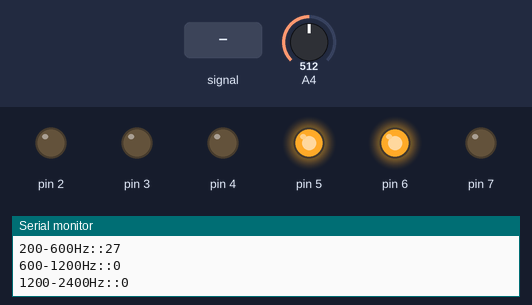
Bench run of a sketch on a simulated Arduino Uno, built with avr-gcc and run on an emulated ATmega328P. Shown: output pins drawn as LEDs (lit = HIGH), the last lines printed to the serial monitor. The inputs (shaded band) are chosen by the test bench; at power-on: A4 = 512.

Above: at 1.2 s.
1.3 s: A4 fed a 200 Hz sine of ±460 counts around its level
At 4.0 s:
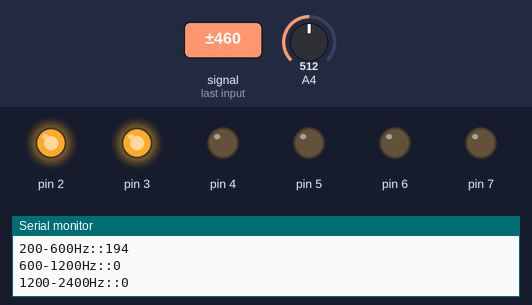
4.3 s: A4 set to 716
At 6.6 s:
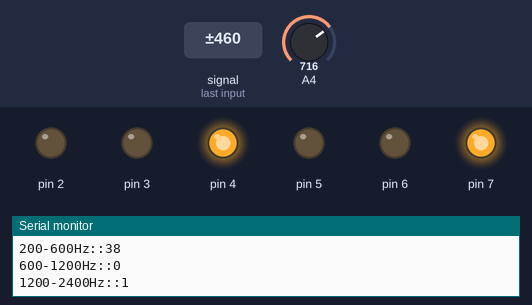
6.9 s: A4 fed a 50 Hz sine of ±306 counts around its level
At 8.3 s:
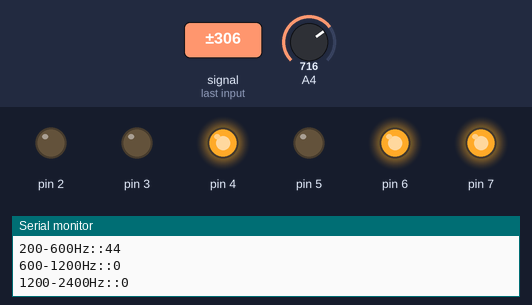
9.0 s: A4 set to 900
At 10.0 s:
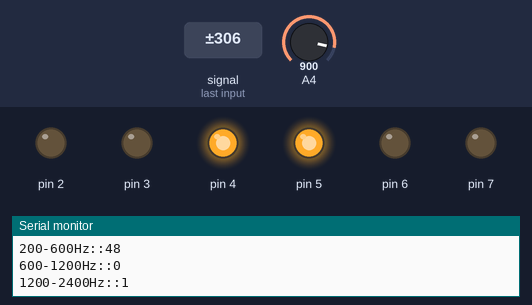
10.7 s: A4 fed a 200 Hz sine of ±81 counts around its level
At 11.7 s:
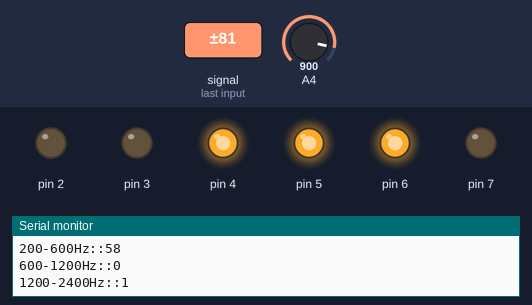
12.8 s: A4 set to 306
At 14.5 s:
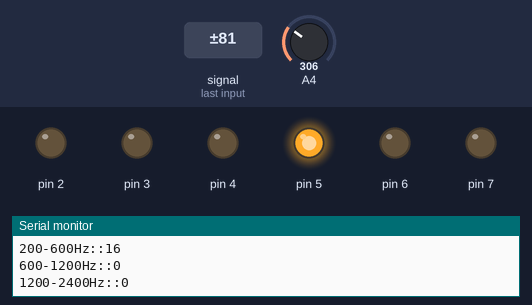
Timing chart, 0 to 15.9 s (numbered marks = the images above; inputs shaded):
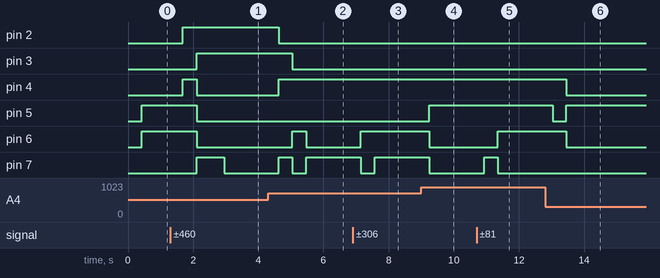

The sketch:

digital_filters.ino
```cpp
/*
  This is Program to implement three dgital filters:
  (1) 200Hz-600Hz
  (2) 600Hz-1200Hz
  (3) 1200Hz-2400Hz
  The output can be verified using a function generator and reading relative magnitudes of output on Serial Monitor
  and on Oscilloscope if you have DACs
*/
#define M 50
#define N 65
#include<avr/io.h>
#include<avr/delay.h>
#include <util/delay.h>
uint16_t x[N];                    //Samples

// Filter coefficiants to implement Three Digital Filters
int32_t b1[N]={1,0,-3,-5,-7,-8,-5,0,8,17,25,28,23,6,-25,-72,-134,-205,-280,-349,-401,-425,-413,-360,-262,-124,44,231,418,589,725,813,844,813,725,589,418,231,44,-124,-262,-360,-413,-425,-401,-349,-280,-205,-134,-72,-25,6,23,28,25,17,8,0,-5,-8,-7,-5,-3,0,1};
int32_t b2[N]={-3,-2,3,12,22,27,20,0,-30,-58,-69,-55,-21,14,29,11,-25,-45,-9,101,256,382,388,214,-128,-538,-855,-923,-668,-139,493,1001,1196,1001,493,-139,-668,-923,-855,-538,-128,214,388,382,256,101,-9,-45,-25,11,29,14,-21,-55,-69,-58,-30,0,20,27,22,12,3,-2,-3};
int32_t b3[N]={0,11,15,-4,-23,-14,6,0,-9,30,72,18,-89,-92,5,22,-39,45,240,174,-200,-368,-92,107,-80,-25,662,929,-288,-1827,-1380,998,2406,998,-1380,-1827,-288,929,662,-25,-80,107,-92,-368,-200,174,240,45,-39,22,5,-92,-89,18,72,30,-9,0,6,-14,-23,-4,15,11,0};

uint16_t a;
uint16_t i;

void InitADC()                    // Function to initialise ADC Channel
{
ADMUX=(1<<REFS0);
ADMUX&=~((1<<REFS1)|(1<<ADLAR)|(1<<MUX3)|(1<<MUX2)|(1<<MUX1)|(1<<MUX0));
ADCSRA=(1<<ADEN)|(1<<ADPS2)|(1<<ADPS1)|(1<<ADPS0);
}

uint16_t ReadADC(uint8_t ch)      // Function to read value of ADC
{
   ch=ch&0b00000111;
   ADMUX|=ch;
   ADCSRA|=(1<<ADSC);
   while(!(ADCSRA & (1<<ADIF)));
   //_delay_ms(1000);
   ADCSRA|=(1<<ADIF);
   return(ADC);
}
void setup()          //Setup Function to intialise ADC and Serial Communication
{
DDRC=0x00;            //PORTC as INPUT
DDRD=0xFF;            //PORTD is OUTPUT
DDRD=0xFF;
for(i=0;i<N;i++)
  {
    InitADC();
    a=ReadADC(4);
    x[i]=a;
  }
  Serial.begin(9600);
}

int32_t num1=0,num2=0,num3=0,y1[M],y2[M],y3[M],sum1=0,sum2=0,sum3=0,ans1=0,ans2=0,ans3=0;    // Various variables to determine Y-OUTPUT

void loop()            //Loop Function
{
  for(int i=0;i<M;i++)
  {
    num1=0;                //cumulative summation of filter1
    num2=0;                //cumulative summation of filter2
    num3=0;                //cumulative summation of filter3
    for(int j=0;j<N;j++)    // taking Samples
    {
      InitADC();
      x[j]=ReadADC(4);
    }
    for(int k=0;k<N;k++)   //Convolution
    {
      num1+=b1[k]*x[N-1-k];        //Filter1
      num2+=b2[k]*x[N-1-k];        //Filter2
      num3+=b3[k]*x[N-1-k];        //Filter3
    }

    y1[i]=num1/10000;              //Normalisation
    y2[i]=num2/10000;
    y3[i]=num3/10000;
  }

  //Now take RMS values
  for(int i=0;i<M;i++)
  {
    sum1+=y1[i]*y1[i];
    sum2+=y2[i]*y2[i];
    sum3+=y3[i]*y3[i];
  }
  sum1/=M;
  sum2/=M;
  sum3/=M;
  ans1=sqrt(sum1);
  ans2=sqrt(sum2);
  ans3=sqrt(sum3);

  // Printing them on Serial Monitor
  Serial.print("200-600Hz::");
  Serial.println(ans1);
  Serial.print("600-1200Hz::");
  Serial.println(ans2);
  Serial.print("1200-2400Hz::");
  Serial.println(ans3);

  //Checking the OUTPUT on Oscilloscope
  dacx(ans1);
  dacy(ans2);
}

void dacx(unsigned char a)            // Function to write values on one of the DACs DACx
{
  byte k=0;
   for(unsigned char i=0;i<2;i++)
    {
      k=a&(1<<i);
      if(k)
      PORTB|=(1<<i);
      else
      PORTB&=~(1<<i);
    }
   for(unsigned char i=0;i<6;i++)
    {
      k=a&(1<<(i+2));
      if(k)
      PORTD|=(1<<(7-i));
      else
      PORTD&=~(1<<(7-i));
    }
}

void dacy(unsigned char a)              // Function to write values on one of the DACs DACy
{
  byte k=0;
  for(unsigned char i=0;i<4;i++)
    {
      k=a&(1<<i);
      if(k)
      PORTC|=(1<<(3-i));
      else
      PORTC&=~(1<<(3-i));
    }
  for(unsigned char i=0;i<4;i++)
    {
      k=a&(1<<(i+4));
      if(k)
      PORTB|=(1<<(5-i));
      else
      PORTB&=~(1<<(5-i));
    }
}
```

Measured:
- after the input at 1.3 s, pin 2: LOW → HIGH after 0.39 s; pin 3: LOW → HIGH after 0.81 s; pin 4: LOW → HIGH after 0.39 s, → LOW 0.42 s later; pin 5, pin 6: HIGH → LOW after 0.81 s; pin 7: LOW → HIGH after 0.81 s, → LOW 0.84 s later
- after the input at 4.3 s, pin 2: HIGH → LOW after 0.33 s; pin 3: HIGH → LOW after 0.75 s; pin 4: LOW → HIGH after 0.33 s; pin 6: LOW → HIGH after 0.75 s, → LOW 0.42 s later; pin 7: LOW → HIGH after 0.33 s, → LOW 0.42 s later, → HIGH 0.42 s later
- after the input at 6.9 s, pin 6: LOW → HIGH after 0.25 s; pin 7: HIGH → LOW after 0.25 s, → HIGH 0.42 s later
- after the input at 9.0 s, pin 5: LOW → HIGH after 0.25 s; pin 6, pin 7: HIGH → LOW after 0.25 s
- after the input at 10.7 s, pin 6: LOW → HIGH after 0.65 s; pin 7: LOW → HIGH after 0.23 s, → LOW 0.42 s later
- after the input at 12.8 s, pin 4, pin 6: HIGH → LOW after 0.65 s; pin 5: HIGH → LOW after 0.23 s, → HIGH 0.42 s later
